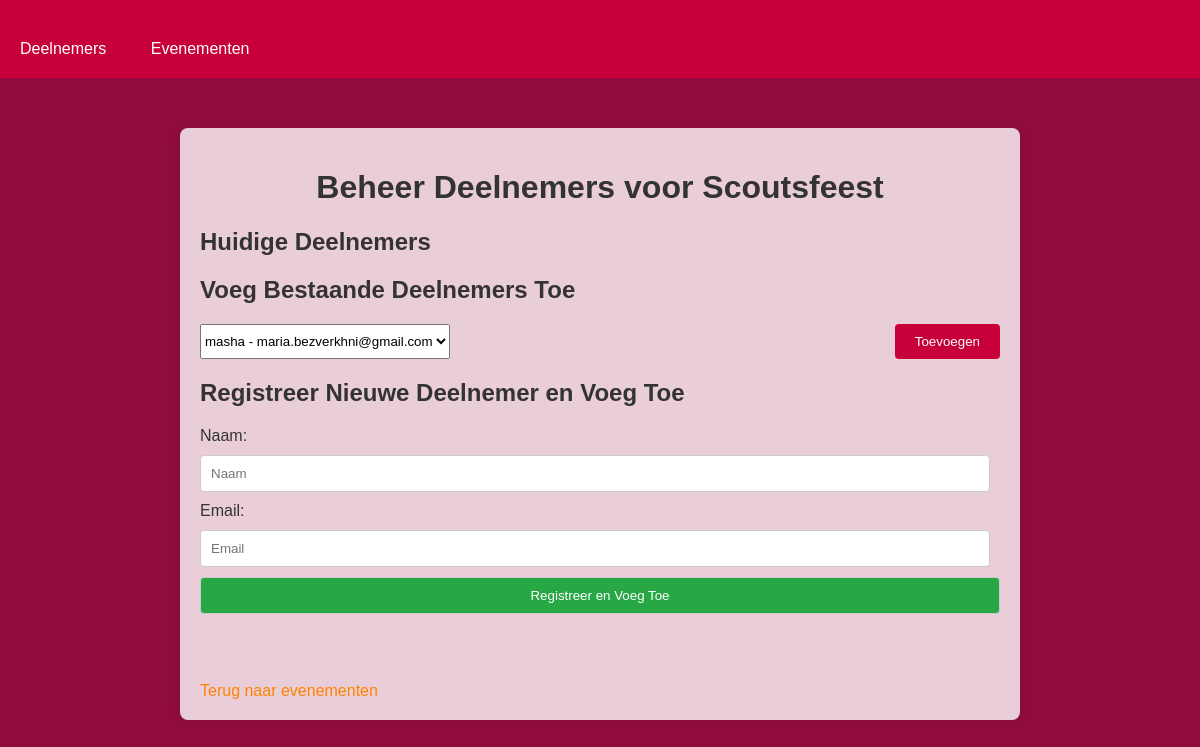
The page /manage_event/1 on the database as committed earlier.
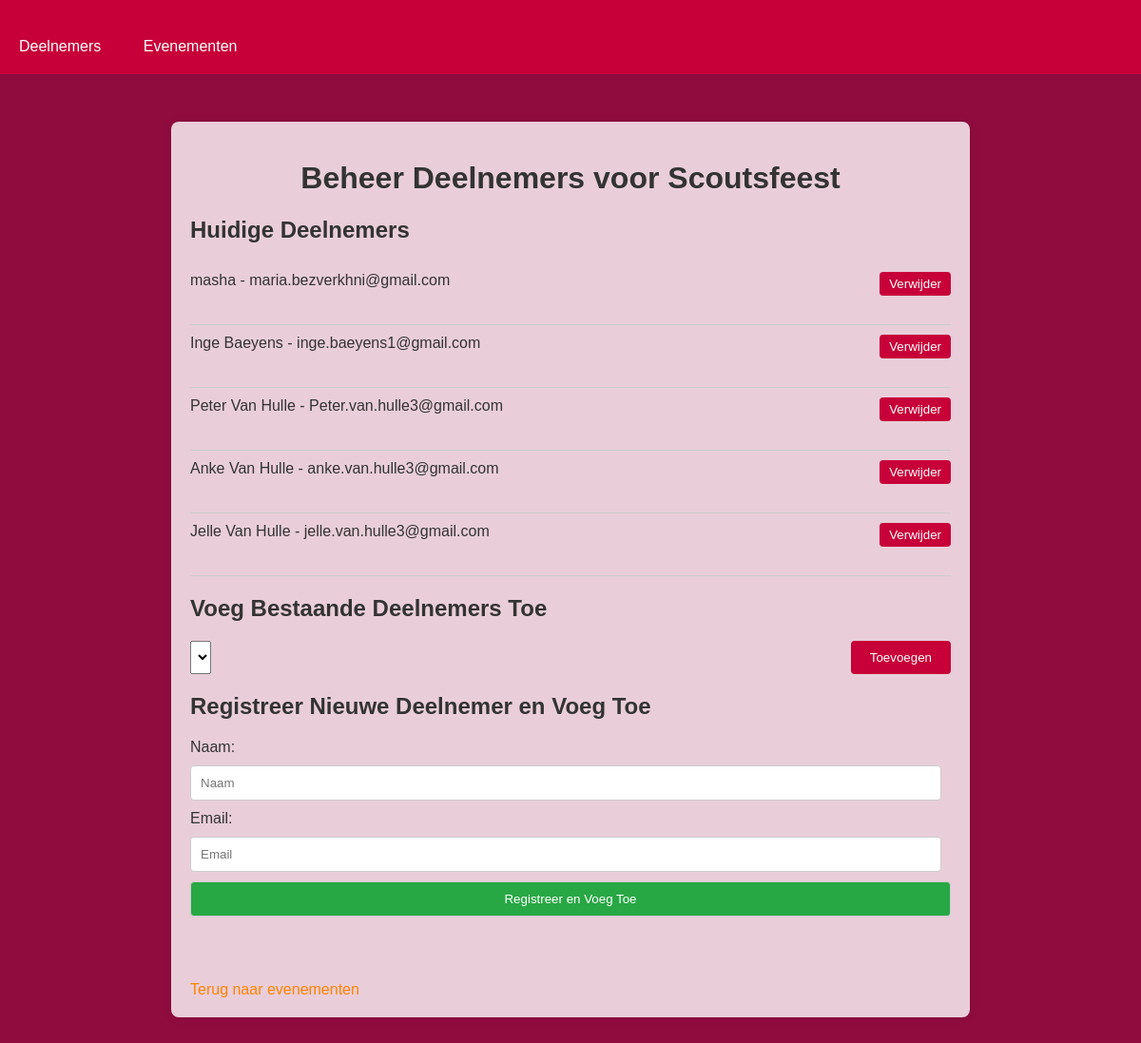
The same page on the database as committed later.
### app.py (models this page shows)
class Participant(db.Model):
    id = db.Column(db.Integer, primary_key=True)
    name = db.Column(db.String(100), nullable=False)
    email = db.Column(db.String(100), nullable=False, unique=True)
    events = db.relationship('Event', secondary=event_participants, backref=db.backref('participants', lazy=True))

### app.py (the view, shortened to what this page needs)
@app.route('/manage_event/<int:id>', methods=['GET', 'POST'])
def manage_event(id):
    event = Event.query.get_or_404(id)
    participants = Participant.query.all()
    return render_template('manage_event.html', event=event, participants=participants)

### templates/manage_event.html (shortened to what this page needs)
<!DOCTYPE html>
<html lang="en">
<head>
    <link rel="stylesheet" href="{{ url_for('static', filename='style.css') }}">
</head>
<body>
    <nav>
        <a href="/">Deelnemers</a>
        <a href="/events">Evenementen</a>
    </nav>
    <div class="container">
        <h1>Beheer Deelnemers voor {{ event.name }}</h1>
        <h2>Huidige Deelnemers</h2>
        <ul>
            {% for participant in event.participants %}
            <li>
                {{ participant.name }} - {{ participant.email }}
                <div class="participant-actions">
                    <form action="{{ url_for('manage_event', id=event.id) }}" method="POST">
                        <button type="submit">Verwijder</button>
                    </form>
                </div>
            </li>
            {% endfor %}
        </ul>
        <h2>Voeg Bestaande Deelnemers Toe</h2>
        <form action="{{ url_for('manage_event', id=event.id) }}" method="POST">
            <select name="participant_id">
                {% for participant in participants %}
                {% if participant not in event.participants %}
                <option value="{{ participant.id }}">{{ participant.name }} - {{ participant.email }}</option>
                {% endif %}
                {% endfor %}
            </select>
            <button type="submit">Toevoegen</button>
        </form>
        <h2>Registreer Nieuwe Deelnemer en Voeg Toe</h2>
        <form action="{{ url_for('manage_event', id=event.id) }}" method="POST" class="add-participant-form">
            <label for="name">Naam:</label>
            <input type="text" name="name" placeholder="Naam" required>
            <label for="email">Email:</label>
            <input type="email" name="email" placeholder="Email" required>
            <button type="submit">Registreer en Voeg Toe</button>
        </form>
        <br>
        <a href="/events">Terug naar evenementen</a>
    </div>
</body>
</html>

Rows that differ between the two databases and show on the page:
now on this page (row unchanged): Participant: name "masha", email "maria.bezverkhni@gmail.com"
added Participant: name "Inge Baeyens", email "inge.baeyens1@gmail.com"
added Participant: name "Peter Van Hulle", email "Peter.van.hulle3@gmail.com"
added Participant: name "Anke Van Hulle", email "anke.van.hulle3@gmail.com"
added Participant: name "Jelle Van Hulle", email "jelle.van.hulle3@gmail.com"
Other text that changed with them:
form field participant_id: "masha - maria.bezverkhni@gmail.com" → (not shown)
